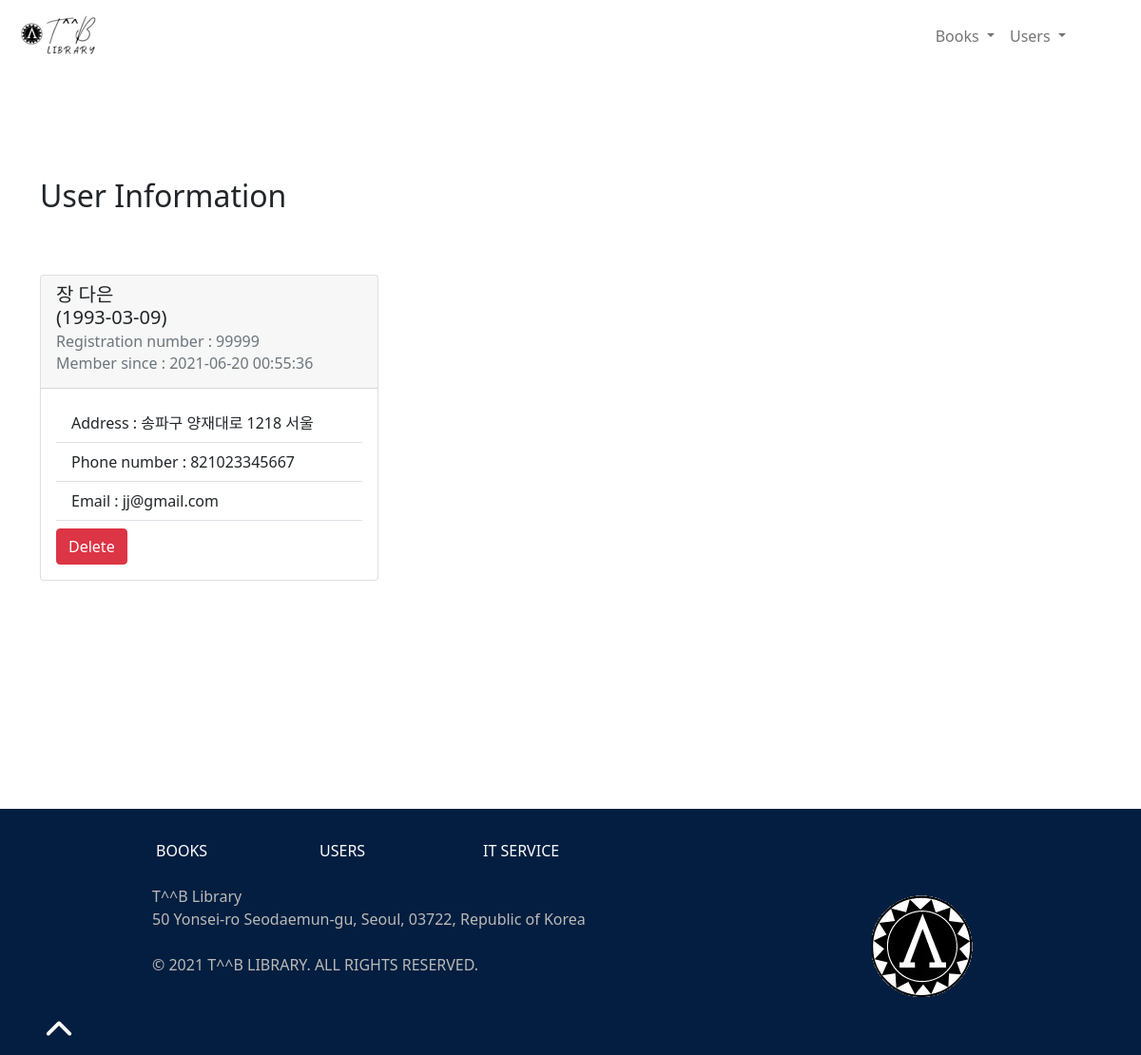
The page /user.php?library_number=99999 on the database its author committed.
### tables this page shows
CREATE TABLE User(
    id INT UNSIGNED NOT NULL AUTO_INCREMENT,
    lastname VARCHAR(20) NOT NULL,
    firstname VARCHAR(20) NOT NULL,
    birth_date DATE NOT NULL,
    city_code CHAR(5) NOT NULL,
    city VARCHAR(50) NOT NULL,
    adress VARCHAR(100) NOT NULL,
    phone VARCHAR(15) NOT NULL,
    email VARCHAR(50) NOT NULL,
    registration TIMESTAMP NOT NULL,
    library_number INT(5) NOT NULL,
    PRIMARY KEY (id)
);

### user.php (called while the page is built, shortened)
<?php
require_once "model/userManager.php";
require "model/entity/user.php";
if (isset($_GET["library_number"]) && !empty($_GET["library_number"])) {
    $userSingle = new userManager();
    $user = $userSingle->getUser(htmlspecialchars($_GET["library_number"]));
}
include "view/userView.php";

### model/dataBase.php (called while the page is built)
<?php
abstract class DataBase
{
    static public function getDB() {
        try{
        $db = new PDO('mysql:host=localhost:8889;dbname=library_php', "root", "root");
        return $db;
      }catch (Exception $e) {
        echo "Error while connecting to the database: " . $e->getMessage() . "<br/>";
        exit($e->getMessage());
        }
    }
}
?>

### model/userManager.php (called while the page is built, shortened)
<?php
require_once "dataBase.php";
class userManager extends DataBase {
  private PDO $db;
  public function getUser(int $library_number):User {
    $query = $this->db->prepare (
      "SELECT *
      FROM User
      WHERE library_number = :library_number"
    );
    $query->execute([
    "library_number" => $library_number
    ]);
    $data = $query -> fetchAll(PDO::FETCH_ASSOC);
    $user = new User($data[0]);
    return $user;
  }
  public function __construct() {
    $this->db = DataBase::getDB();
}
}

### model/entity/user.php (called while the page is built, shortened)
<?php
class User {
    protected int $id;
    protected string $lastname;
    protected string $firstname;
    protected string $birth_date;
    protected int $city_code;
    protected string $city;
    protected string $adress;
    protected int $phone;
    protected string $email;
    protected string $registration;
    protected int $library_number;
    public function __construct(?array $data=null) {
        if($data) {
            foreach($data as $key => $value) {
                $setter = "set" . ucfirst($key);
            }
        }
    }
    public function setId(int $id){
        $this->id =$id;
    }
    public function getId(){
        return $this->id;
    }
    public function setLastName(string $lastname){
        $this->lastname =$lastname;
    }
    public function getLastName(){
        return $this->lastname;
    }
    public function setFirstName(string $firstname){
        $this->firstname =$firstname;
    }
    public function getFirstName(){
        return $this->firstname;
    }
    public function setBirth_Date(string $birth_date){
        $this->birth_date =$birth_date;
    }
    public function getBirth_Date(){
        return $this->birth_date;
    }
    public function setCity_Code(int $city_code){
        $this->city_code =$city_code;
    }
    public function getCity_Code(){
        return $this->city_code;
    }
    public function setCity(string $city){
        $this->city =$city;
    }
    public function getCity(){
        return $this->city;
    }
    public function setAdress(string $adress){
        $this->adress =$adress;
    }
    public function getAdress(){
        return $this->adress;
    }
    public function setPhone(int $phone){
        $this->phone =$phone;
    }
    public function getPhone(){
        return $this->phone;
    }
    public function setEmail(string $email){
        $this->email =$email;
    }
    public function getEmail(){
        return $this->email;
    }
    public function setRegistration(string $registration){
        $this->registration =$registration;
    }
    public function getRegistration(){
        return $this->registration;
    }
    public function setLibrary_Number(int $library_number){
        $this->library_number =$library_number;
    }
    public function getLibrary_Number(){
        return $this->library_number;
    }
}

### view/userView.php (the view)
<?php
include "view/template/nav.php";
include "view/template/header.php";
?>
<div class="mainpage">
<h2>User Information</h2>
    <div class="row mt-5">
      <div class="col-12 col-md-6 col-lg-4">
        <article class="card">
          <div class="card-header">
            <h5 class="card-title"><?php echo $user->getLastName(). " " . $user->getFirstName(). " <br>(" .$user->getBirth_Date(). ")"; ?></h5>
            <h6 class="card-subtitle mb-2 text-muted">Registration number : <?php echo $user->getLibrary_Number(); ?></h6>
            <h6 class="card-subtitle mb-2 text-muted">Member since : <?php echo $user->getRegistration(); ?></h6>
          </div>
          <div class="card-body">
            <ul class="list-group list-group-flush border-bottom mb-2">
              <li class="list-group-item">Address : <?php echo $user->getAdress() . " " .$user->getCity_Code() . " " . $user->getCity(); ?></li>
              <li class="list-group-item">Phone number : <?php echo $user->getPhone(); ?></li>
              <li class="list-group-item">Email : <?php echo $user->getEmail(); ?></li>
            </ul>
            <a href="deleteuser.php?id=<?php echo $user->getId(); ?>" class="btn btn-danger">Delete</a>
        </article>
      </div>
</div>
<?php
include "view/template/footer.php";
?>

### assets/css/main.css (style rules this page uses)
html { color: #222; font-size: 1em; line-height: 1.4; }
* { margin: 0; padding: 0; }
.mainpage { margin-top: 10%; }
.mainpage h2 { margin-bottom: 2em; }

### rows shown on the page
user: lastname "장", firstname "다은", birth_date "1993-03-09", library_number "99999", registration "2021-06-20 00:55:36", adress "송파구 양재대로", city_code "1218", city "서울", phone "821023345667", email "jj@gmail.com"
